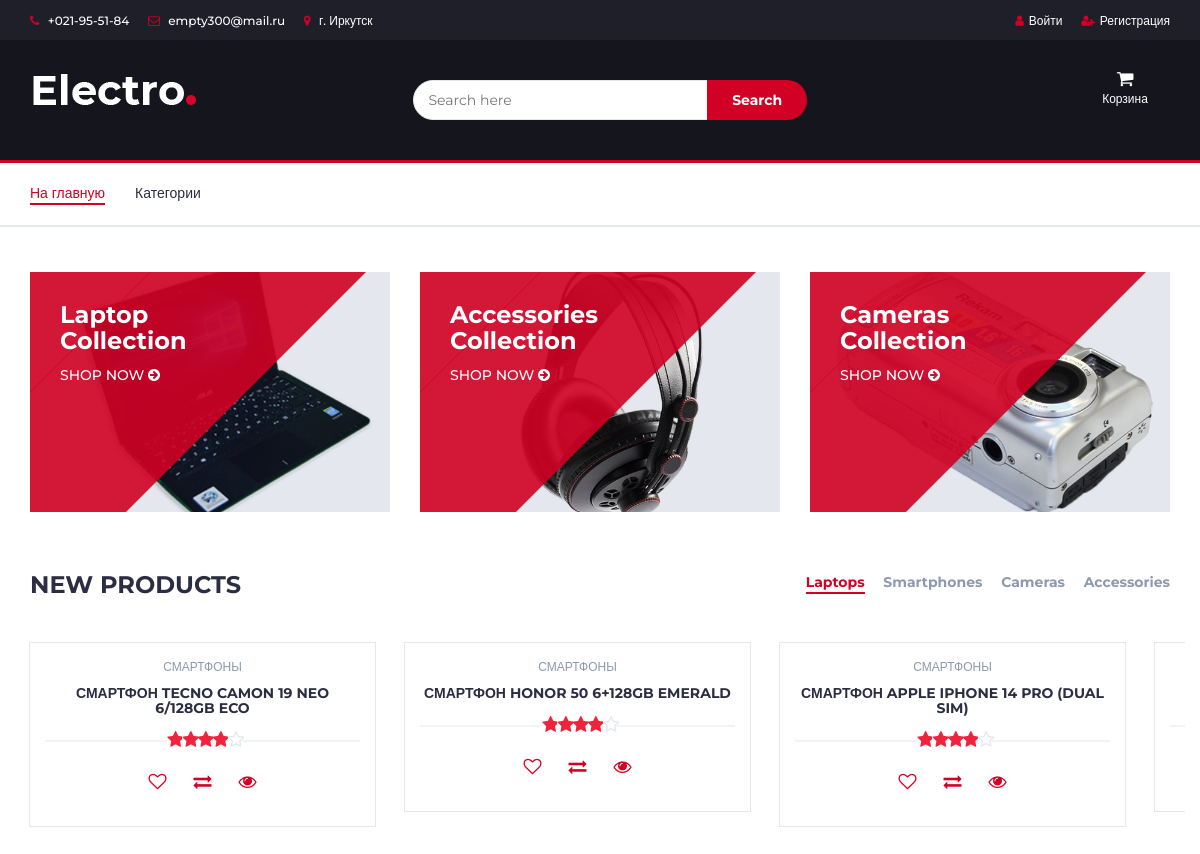
The page / on the database its author committed.
### products/models.py (models this page shows, shortened)
class Product(models.Model):
    name = models.CharField(
        max_length=256,
        verbose_name='Наименование')
    specifications = models.TextField(
        verbose_name='Характеристики',
        blank=True
    )
    price_now = models.DecimalField(
        verbose_name='Текущая цена',
        max_digits=8,
        decimal_places=2,
        default=0,
        null=True,
    )
    price_old = models.DecimalField(
        verbose_name='Предыдущая цена',
        max_digits=8,
        decimal_places=2,
        default=0
    )
    quantity = models.PositiveIntegerField(
        verbose_name='Количество на складе',
        default=0
    )
    image1 = models.URLField(
        max_length=256,
        null=True,
    )
    image2 = models.URLField(
        max_length=256,
        null=True,
    )
    image3 = models.URLField(
        max_length=256,
        null=True,
    )
    category = models.ForeignKey(
        to=ProductCategory,
        on_delete=models.CASCADE,
        verbose_name="Категория",
    )
    slug = models.SlugField(
        max_length=255,
        unique=True,
        db_index=True,
        verbose_name="URL"
    )
    short_description = models.CharField(
        verbose_name='Краткое описание',
        max_length=1000,
        blank=True,
        null = True,
    )
    description = models.TextField(
        verbose_name='Полное описание',
        blank=True,
        null=True,
    )
    colors = models.CharField(
        verbose_name='Цвета',
        max_length=100,
        blank=True
    )
    discount = models.DecimalField(
        verbose_name='Скидка',
        blank=True,
        null=True,
        max_digits=8,
        decimal_places=0,
    )
    brand = models.CharField(
        verbose_name='Бренд',
        max_length=255,
        blank=True,
        null=True,
    )

class ProductCategory(models.Model):
    name = models.CharField(max_length=128, unique=True)
    description = models.TextField(null=True, blank=True)
    products_count = models.DecimalField(verbose_name='Количество товара', max_digits=8, decimal_places=2, default=0)
    def __str__(self):
        return self.name

### main/views.py (the view)
# urls.py: path('', IndexView.as_view(), name='index'),
class IndexView(ListView):
    template_name = 'main/index.html'
    model = Product
    title = 'Store - Каталог'

### main/templates/main/index.html (shortened to what this page needs)
{% extends 'products/base.html' %}
{% load static %}
{% block content %}
    <div class="section">
        <div class="container">
            <div class="row">
                <div class="col-md-4 col-xs-6">
                    <div class="shop">
                        <div class="shop-img">
                            <img src="{% static '/img/shop01.png' %}" alt="">
                        </div>
                        <div class="shop-body">
                            <h3>Laptop<br>Collection</h3>
                            <a href="#" class="cta-btn">Shop now <i class="fa fa-arrow-circle-right"></i></a>
                        </div>
                    </div>
                </div>
                <div class="col-md-4 col-xs-6">
                    <div class="shop">
                        <div class="shop-img">
                            <img src="{% static '/img/shop03.png' %}" alt="">
                        </div>
                        <div class="shop-body">
                            <h3>Accessories<br>Collection</h3>
                            <a href="#" class="cta-btn">Shop now <i class="fa fa-arrow-circle-right"></i></a>
                        </div>
                    </div>
                </div>
                <div class="col-md-4 col-xs-6">
                    <div class="shop">
                        <div class="shop-img">
                            <img src="{% static '/img/shop02.png' %}" alt="">
                        </div>
                        <div class="shop-body">
                            <h3>Cameras<br>Collection</h3>
                            <a href="#" class="cta-btn">Shop now <i class="fa fa-arrow-circle-right"></i></a>
                        </div>
                    </div>
                </div>
            </div>
        </div>
    </div>
    <div class="container">
        <div class="row">
            <div class="col-md-12">
                <div class="section-title">
                    <h3 class="title">New Products</h3>
                    <div class="section-nav">
                        <ul class="section-tab-nav tab-nav">
                            <li class="active"><a data-toggle="tab" href="#tab1">Laptops</a></li>
                            <li><a data-toggle="tab" href="#tab1">Smartphones</a></li>
                            <li><a data-toggle="tab" href="#tab1">Cameras</a></li>
                            <li><a data-toggle="tab" href="#tab1">Accessories</a></li>
                        </ul>
                    </div>
                </div>
            </div>
            <div class="col-md-12">
                <div class="row">
                    {% for product in object_list %}
                        <div class="products-tabs">
                        <div id="tab1" class="tab-pane active">
                        <div class="products-slick slick-initialized slick-slider" data-nav="#slick-nav-1">
                        <div class="product slick-slide slick-active" style="width: 345px;" tabindex="0"
                             data-slick-index="1" aria-hidden="false">
                            <div class="product-body">
                                <p class="product-category">{{ product.category }}</p>
                                <h3 class="product-name"><a href="{% url 'products:product' product.slug %}"
                                                            tabindex="0">{{ product.name }}</a></h3>
                                <h4 class="product-price">{{ product.price }}
                                    <div class="product-rating">
                                        <i class="fa fa-star"></i>
                                        <i class="fa fa-star"></i>
                                        <i class="fa fa-star"></i>
                                        <i class="fa fa-star"></i>
                                        <i class="fa fa-star-o"></i>
                                    </div>
                                    <div class="product-btns">
                                        <button class="add-to-wishlist" tabindex="0"><i class="fa fa-heart-o"></i></button>
                                        <button class="add-to-compare" tabindex="0"><i class="fa fa-exchange"></i></button>
                                        <button class="quick-view" tabindex="0"><i class="fa fa-eye"></i></button>
                                    </div>
                            </div>
                            <div class="add-to-cart">
                                <button class="add-to-cart-btn" tabindex="0"> add to
                                </button>
                            </div>
                        </div>
                    {% endfor %}
                    </div>
                               </div>
                    </div>
                </div>
            </div>
        </div>
    </div></div></div></div>
    </div>
    </div>
    </div>
    </div>
    </div>
{% endblock %}

### static/css/style.css (style rules this page uses)
body { font-family: 'Montserrat', sans-serif; font-weight: 400; color: #333; }
h1, h2, h3, h4, h5, h6 { color: #2B2D42; font-weight: 700; margin: 0 0 10px; }
a { color: #2B2D42; font-weight: 500; -webkit-transition: 0.2s color; transition: 0.2s color; }
ul, ol { margin: 0; padding: 0; list-style: none }
.section { padding-top: 30px; padding-bottom: 30px; }
.section-title { position: relative; margin-bottom: 30px; margin-top: 15px; }
.section-title .title { display: inline-block; text-transform: uppercase; margin: 0px; }
.section-title .section-nav { float: right; }
.section-title .section-nav .section-tab-nav { display: inline-block; }
.section-tab-nav li { display: inline-block; margin-right: 15px; }
.section-tab-nav li:last-child { margin-right: 0px; }
.section-tab-nav li a { font-weight: 700; color: #8D99AE; }
.section-tab-nav li a:after { content: ""; display: block; width: 0%; height: 2px; background-color: #D10024; -webkit-transition: 0.2s all; transition: 0.2s all; }
.section-tab-nav li.active a { color: #D10024; }
.section-tab-nav li a:hover:after, .section-tab-nav li a:focus:after, .section-tab-nav li.active a:after { width: 100%; }
.shop { position: relative; overflow: hidden; margin: 15px 0px; }
.shop:before { content: ""; position: absolute; top: 0; bottom: 0; left: 0px; width: 60%; background: #D10024; opacity: 0.9; -webkit-transform: skewX(-45deg); -ms-transform: skewX(-45deg); transform: skewX(-45deg); }
.shop:after { content: ""; position: absolute; top: 0; bottom: 0; left: 1px; width: 100%; background: #D10024; opacity: 0.9; -webkit-transform: skewX(-45deg) translateX(-100%); -ms-transform: skewX(-45deg) translateX(-100%); transform: skewX(-45deg) translateX(-100%); }
.shop .shop-img { position: relative; background-color: #E4E7ED; z-index: -1; }
.shop .shop-img>img { width: 100%; -webkit-transition: 0.2s all; transition: 0.2s all; }
.shop .shop-body { position: absolute; top: 0; width: 75%; padding: 30px; z-index: 10; }
.shop .shop-body h3 { color: #FFF; }
.shop .shop-body .cta-btn { color: #FFF; text-transform: uppercase; }
.product { position: relative; margin: 15px 0px; -webkit-box-shadow: 0px 0px 0px 0px #E4E7ED, 0px 0px 0px 1px #E4E7ED; box-shadow: 0px 0px 0px 0px #E4E7ED, 0px 0px 0px 1px #E4E7ED; -webkit-transition: 0.2s all; transition: 0.2s all; }
.product .product-body { position: relative; padding: 15px; background-color: #FFF; text-align: center; z-index: 20; }
.product .product-body .product-category { text-transform: uppercase; font-size: 12px; color: #8D99AE; }
.product .product-body .product-name { text-transform: uppercase; font-size: 14px; }
.product .product-body .product-name>a { font-weight: 700; }
.product .product-body .product-price { color: #D10024; font-size: 18px; }
.product .product-body .product-rating { position: relative; margin: 15px 0px 10px; height: 20px; }
.product .product-body .product-rating>i { position: relative; width: 14px; margin-right: -4px; background: #FFF; color: #E4E7ED; z-index: 10; }
.product .product-body .product-rating>i.fa-star { color: #ef233c; }
.product .product-body .product-rating:after { content: ""; position: absolute; top: 50%; left: 0; right: 0; -webkit-transform: translateY(-50%); -ms-transform: translateY(-50%); transform: translateY(-50%); height: 1px; background-color: #E4E7ED; }
.product .product-body .product-btns>button { position: relative; width: 40px; height: 40px; line-height: 40px; background: transparent; border: none; -webkit-transition: 0.2s all; transition: 0.2s all; }
.product .add-to-cart { position: absolute; left: 1px; right: 1px; bottom: 1px; padding: 15px; background: #1e1f29; text-align: center; -webkit-transform: translateY(0%); -ms-transform: translateY(0%); transform: translateY(0%); -webkit-transition: 0.2s all; transition: 0.2s all; z-index: 2; }
.product .add-to-cart .add-to-cart-btn { position: relative; border: 2px solid transparent; height: 40px; padding: 0 30px; background-color: #ef233c; color: #FFF; text-transform: uppercase; font-weight: 600; border-radius: 40px; -webkit-transition: 0.2s all; transition: 0.2s all; }
.products-slick .product.slick-slide { margin: 15px; }
.products-tabs>.tab-pane { display: block; height: 0; opacity: 0; visibility: hidden; overflow-y: hidden; padding-bottom: 60px; margin-bottom: -60px; }
.products-tabs>.tab-pane.active { opacity: 1; visibility: visible; height: auto; }

### rows shown on the page
Product: category "СМАРТФОНЫ", name "СМАРТФОН TECNO CAMON 19 NEO 6/128GB ECO"
Product: category "СМАРТФОНЫ", name "СМАРТФОН HONOR 50 6+128GB EMERALD"
Product: category "СМАРТФОНЫ", name "СМАРТФОН APPLE IPHONE 14 PRO (DUAL SIM)"
